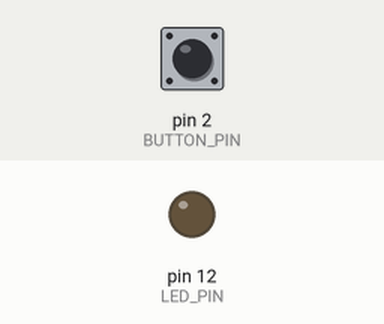
Recording of a sketch running on a simulated Arduino Uno, built with avr-gcc and run on an emulated ATmega328P. On the bench: output pins drawn as LEDs (lit = HIGH). The inputs (shaded band) are chosen by the test bench; at power-on: pin 2 (BUTTON_PIN) HIGH.

Above: at 1.2 s.
1.3 s: pin 2 (BUTTON_PIN) pulled LOW for 0.15 s
At 1.8 s:
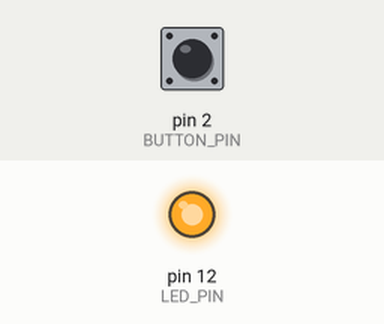
2.9 s: pin 2 (BUTTON_PIN) pulled LOW for 1 s
At 4.2 s:
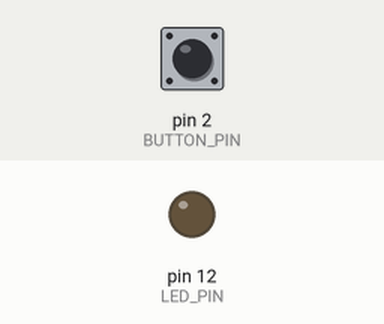
5.4 s: pin 2 (BUTTON_PIN) pulled LOW for 3.2 s
At 6.1 s:
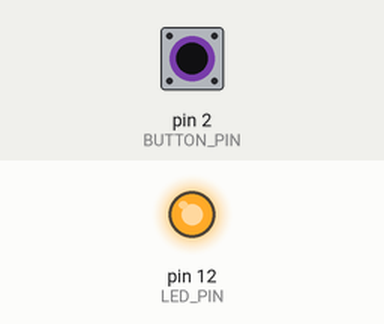
Timing chart, 0 to 8.4 s (numbered marks = the images above; inputs shaded):
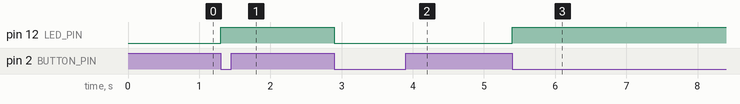

Measured:
- after the input at 1.3 s, pin 12 (LED_PIN): LOW → HIGH at once
- after the input at 2.9 s, pin 12 (LED_PIN): HIGH → LOW at once
- after the input at 5.4 s, pin 12 (LED_PIN): LOW → HIGH at once

The sketch:

main.ino
```cpp
// C++ code
//
// Toggle an LED using a hardware interrupt on button release.
// Uses attachInterrupt() with FALLING edge detection.
const byte LED_PIN = 12;
const byte BUTTON_PIN = 2;

byte LEDState = LOW;
volatile bool buttonReleased = false;

void toggleLED()
{
  if (LEDState == LOW) {
    LEDState = HIGH;
  }
  else {
    LEDState = LOW;
  }
  digitalWrite(LED_PIN, LEDState);
}

void buttonReleasedInterrupt()
{
  buttonReleased = true;
}

void setup() {
  pinMode(LED_PIN, OUTPUT);
  pinMode(BUTTON_PIN, INPUT);
  attachInterrupt(digitalPinToInterrupt(BUTTON_PIN), buttonReleasedInterrupt, FALLING);
}

void loop() {
  if (buttonReleased) {
    buttonReleased = false;
    toggleLED();
  }
}
```
